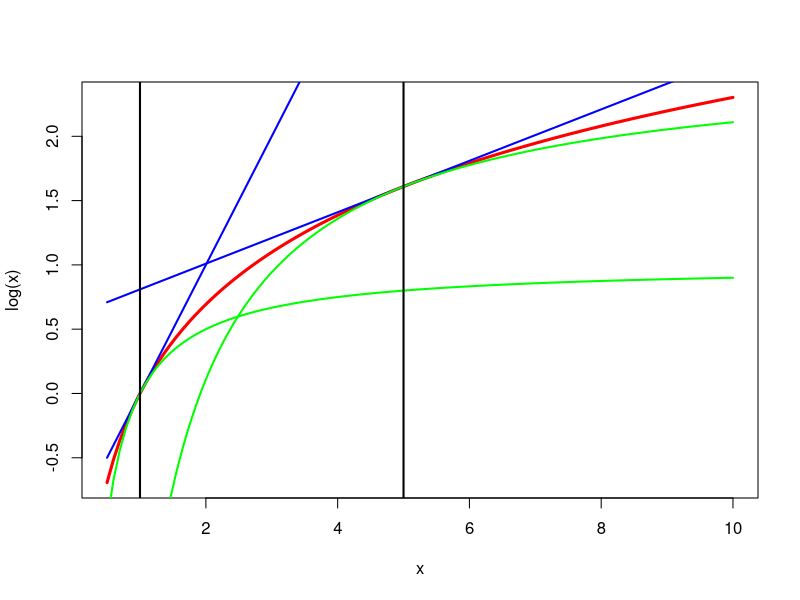
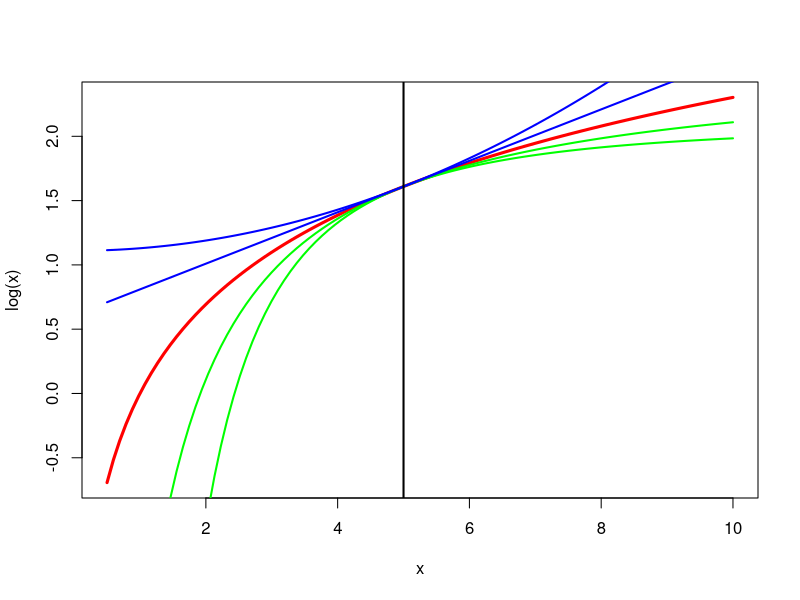

Recreate these plots in R, in order.
## ---- chunk 1
 x<-seq(.5,10,length=100)
 lx<-log(x)
 u1<-log(1)+(x/1)-1
 u5<-log(5)+(x/5)-1
 l1<-log(1)-(1/x)+1
 l5<-log(5)-(5/x)+1
 plot(x,lx,type="l",col="RED",lwd=3,ylab="log(x)")
 lines(x,u1,col="BLUE",lwd=2)
 lines(x,u5,col="BLUE",lwd=2)
 lines(x,l1,col="GREEN",lwd=2)
 lines(x,l5,col="GREEN",lwd=2)
 abline(v=1,lwd=2)
 abline(v=5,lwd=2)
## ---- chunk 2
 x<-seq(.5,10,length=100)
 lx<-log(x)
 y <- 5
 p <- -2
 u1<-log(y)+(1/p)*((x/y)^p-1)
 p<--1
 u2<-log(y)+(1/p)*((x/y)^p-1)
 p<-1
 l1<-log(y)+(1/p)*((x/y)^p-1)
 p<-2
 l2<-log(y)+(1/p)*((x/y)^p-1)
 plot(x,lx,type="l",col="RED",lwd=3,ylab="log(x)")
 lines(x,u1,col="GREEN",lwd=2)
 lines(x,u2,col="GREEN",lwd=2)
 lines(x,l1,col="BLUE",lwd=2)
 lines(x,l2,col="BLUE",lwd=2)
 abline(v=y,lwd=2)
